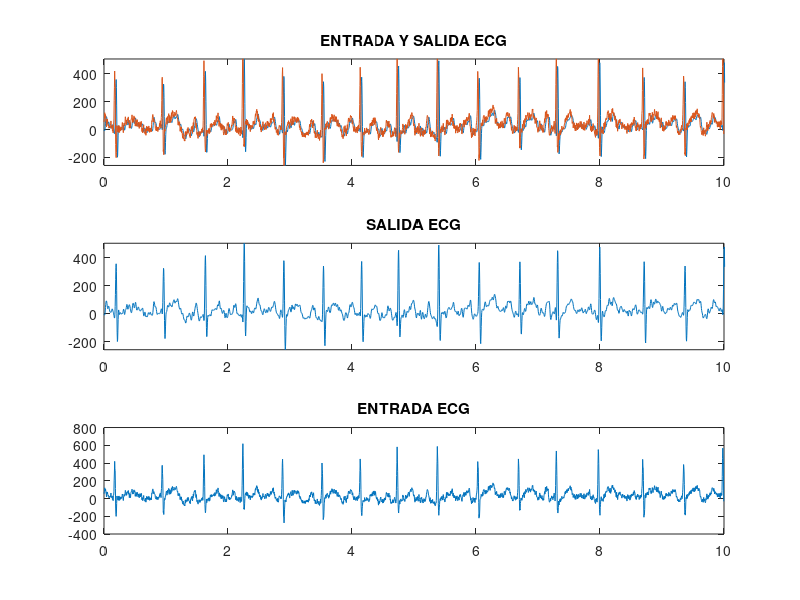
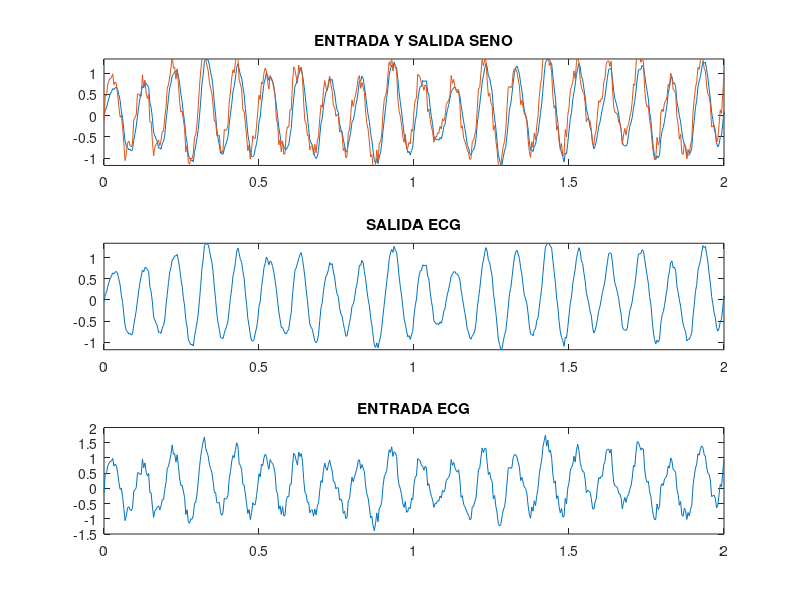

These charts were generated, in order, by the following MATLAB code:
clc;clear;
ECG = load('ecg_pink_noise_250Hz.txt');
SENO = load('seno10Hz_pink_noise_250Hz.txt');
h1 = load('h1.txt');
h2 = load('h2.txt');

fs = 250;
ts = 1/fs;

convECG = conv(ECG,h1);
convSENO = conv(SENO,h2);
figure(1)
subplot(3,1,1)
tECG = 0:ts:(2511)*ts-ts;

plot(tECG,convECG),axis([0 10 min(convECG) max(convECG)]),title("ENTRADA Y SALIDA ECG")
hold on
TECG = 0:ts:(2500)*ts-ts;
plot(TECG,ECG)
subplot(3,1,2)
plot(tECG,convECG),axis([0 10 min(convECG) max(convECG)]), title("SALIDA ECG")
subplot(3,1,3)
plot(TECG,ECG), title("ENTRADA ECG")
%% 
figure(2)
subplot(3,1,1)
tSENO = 0:ts:(514)*ts-ts;
plot(tSENO,convSENO),axis([0 2 min(convSENO) max(convSENO)]),title("ENTRADA Y SALIDA SENO")
hold on
TSENO = 0:ts:(501)*ts-ts;
plot(TSENO,SENO)
subplot(3,1,2)
plot(tSENO,convSENO),axis([0 2 min(convSENO) max(convSENO)]),title("SALIDA ECG")
subplot(3,1,3)
plot(TSENO,SENO),title("ENTRADA ECG")